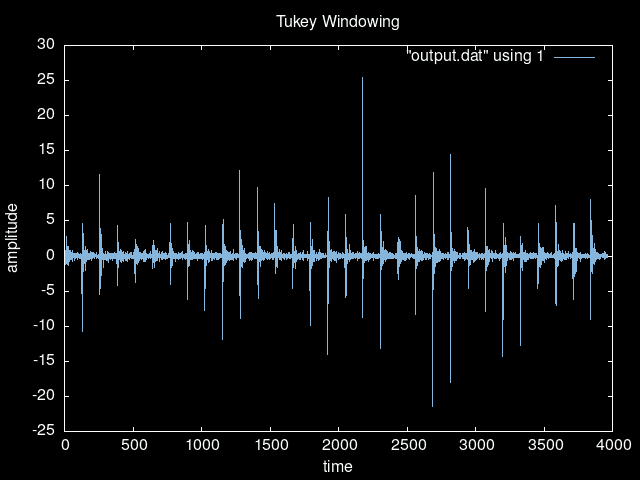

This chart was generated by the following gnuplot code:
set terminal png background '#000000' font "Liberation 12"
set border lc rgb '#fbffff'
set border linewidth 1.5
set linetype 1 lc rgb '#86b6dc' lw 1.5
set linetype 2 lc rgb '#b3e8dc' lw 1.5
set linetype 3 lc rgb '#fff1c9' lw 1.5
set linetype 4 lc rgb '#a4f0ff' lw 1.5
set linetype 5 lc rgb '#ccf3ff' lw 1.5
set linetype 6 lc rgb '#d8fdff' lw 1.5
set linetype cycle 6
set key textcolor '#fbffff'
set title textcolor '#fbffff'
set xlabel textcolor '#fbffff'
set ylabel textcolor '#fbffff'

! ./test > output.dat

set output ARG1

set title "Tukey Windowing"
set xlabel "time"
set ylabel "amplitude"

plot "output.dat" using 1 w l
